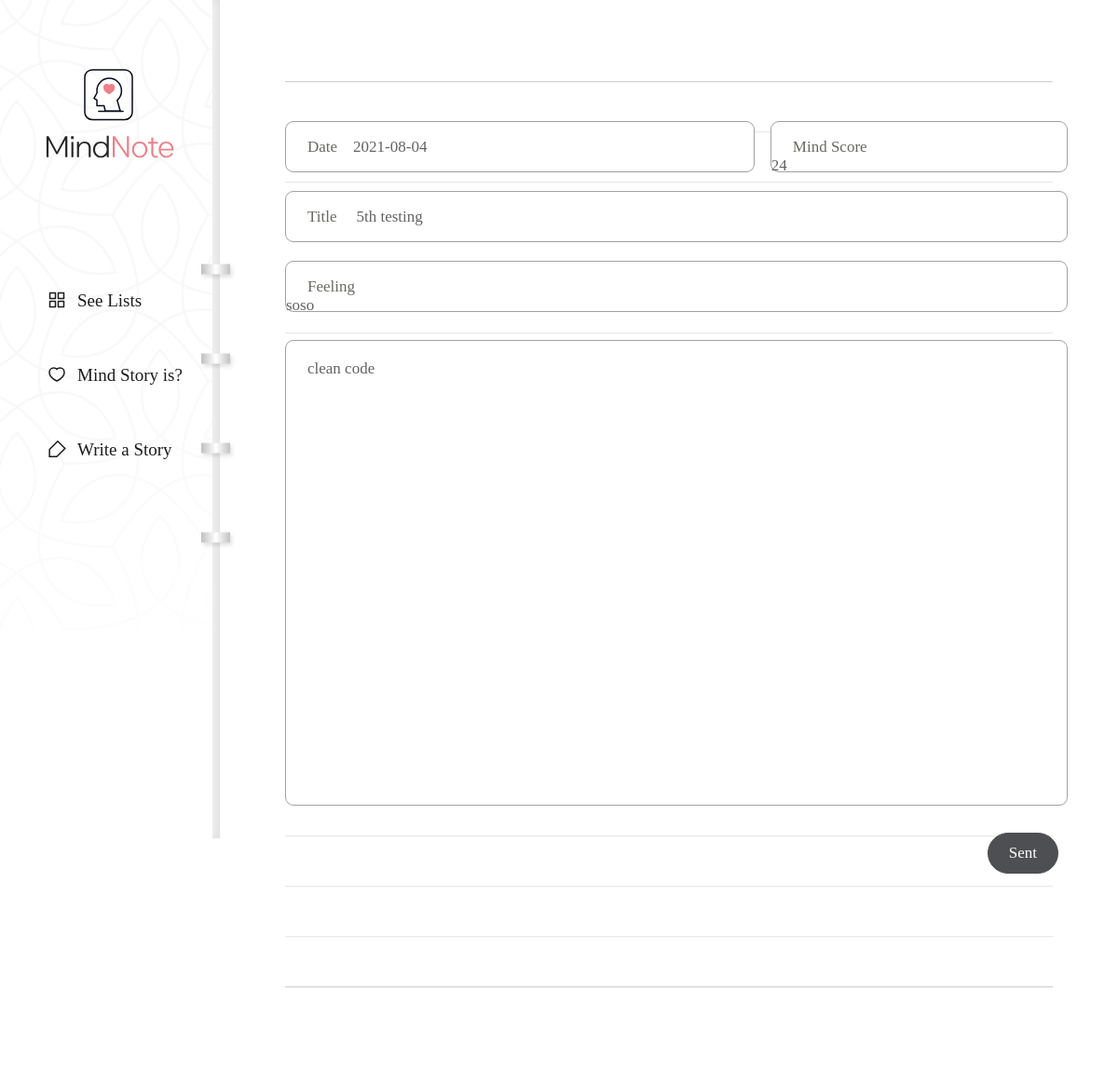
Before: /diary/page/5/edit/ with the older database file.
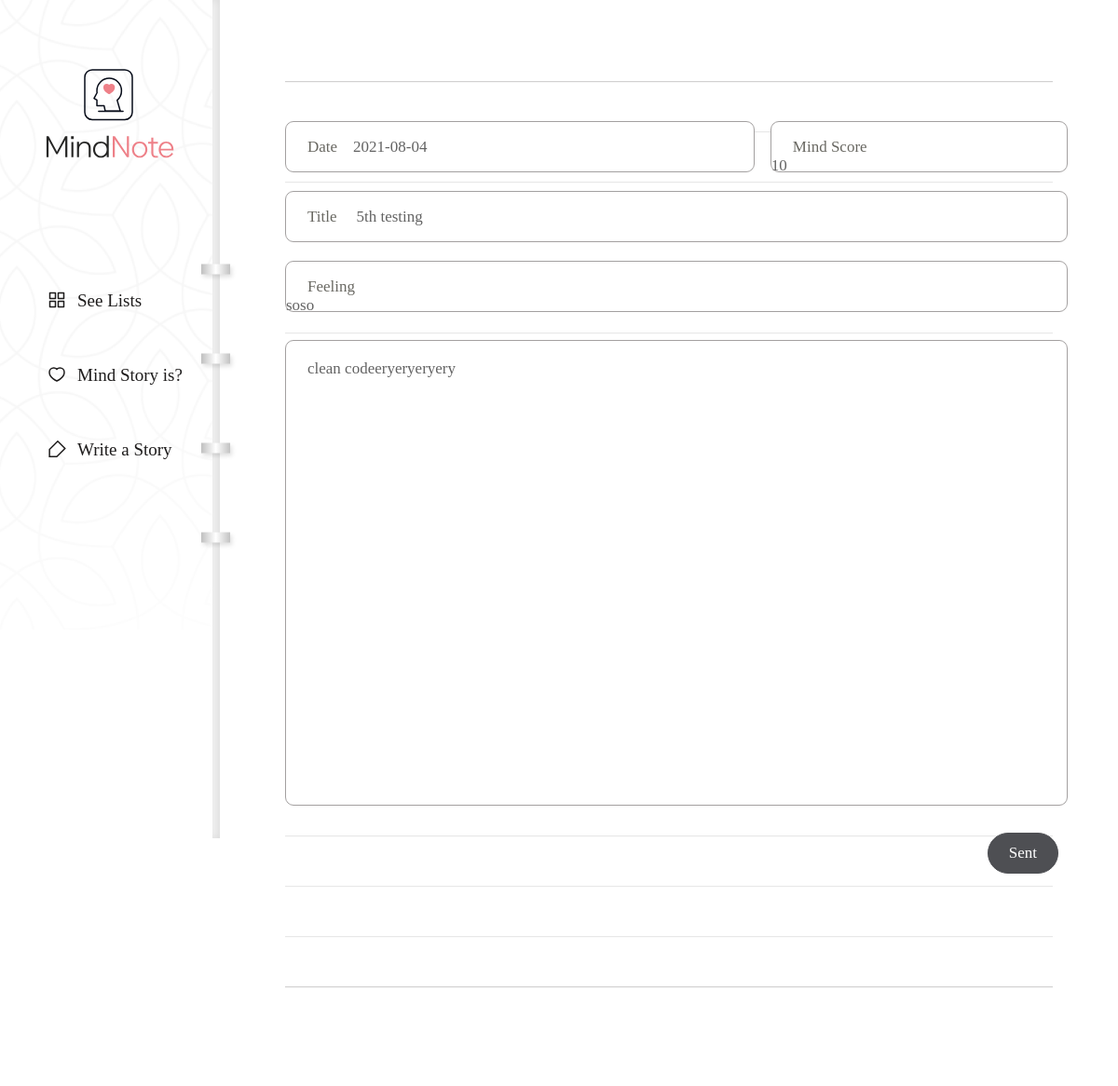
After: the same page with the newer database file.
### diary/models.py (models this page shows, shortened)
class Page(models.Model):
    title = models.CharField(max_length=100, validators=[validate_no_hash])
    content = models.TextField(validators=[validate_no_hash])
    feeling = models.CharField(max_length=80, validators=[validate_no_hash, validate_no_numbers])
    score = models.IntegerField(validators=[validate_score])
    dt_created = models.DateField()

### diary/views.py (the view)
# urls.py: path('diary/page/<int:page_id>/edit/', views.page_update, name='page-update'),
def page_update(request, page_id):
    object = Page.objects.get(id=page_id)
    if request.method == 'POST':
        form = PageForm(request.POST, instance=object)
        if form.is_valid():
            form.save()
            return redirect('page-detail', page_id=object.id)
    else:
        form = PageForm(instance=object)
    return render(request, 'diary/page_form.html', {'form': form})

### diary/forms.py
class PageForm(forms.ModelForm):
    class Meta:
        model = Page
        fields = ['title','content','feeling','score','dt_created']

### diary/templates/diary/page_form.html (shortened to what this page needs)
{% extends './base.html' %}
{% block content %}
<div class="wrap-post">
    <form method="post">{% csrf_token %}
        <div class="editor">
            <div class="input input-date"><p>Date</p>{{form.dt_created}}</div>
            <div class="input input-score">
                <p>Mind Score</p>
                {{form.score}}
            </div>
            <div class="input input-title">
                <p>Title</p>
                {{form.title}}
            </div>
            <div class="input input-state">
                <p>Feeling</p>
                {{form.feeling}}
            </div>
            {{form.content}}
            <div class="post-btn">
                <input type="submit" value="Sent">
            </div>
        </div>
    </form>
</div>
{% endblock content %}

Changed rows visible on the page:
changed Page "5th testing": score "24" → "10"; content "clean code" → "clean codeeryeryeryery"
